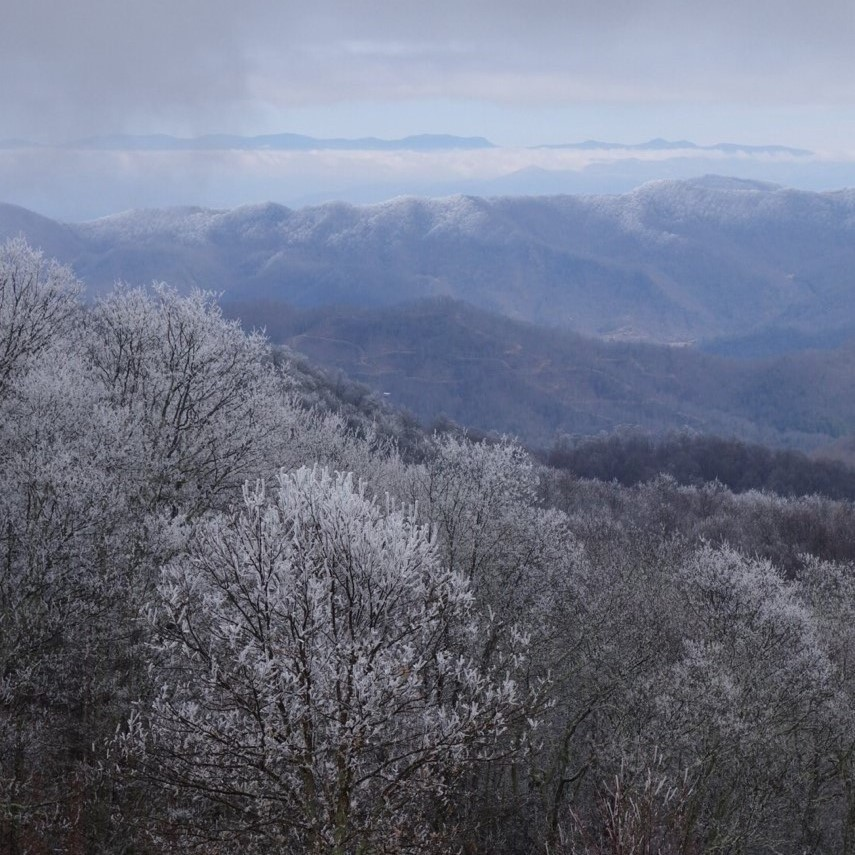
%> input picture compression.jpg, 855 x 855 px
$ octave image_compression.m   (GNU Octave 9; MATLAB toolbox functions it lacks are replaced by stand-ins)
%> lines starting %> are read from the running program, lines starting %| are printed output that depends on the picture
clc;close all;clearvars
%read in image and seperate layers and find out stuff about it
imdata = imread ('compression.jpg');
%> imdata is the input picture: size 855x855x3 uint8; mean R, G, B 108.4, 114.1, 132.1
R = imdata(:,:,1);
G = imdata(:,:,2);
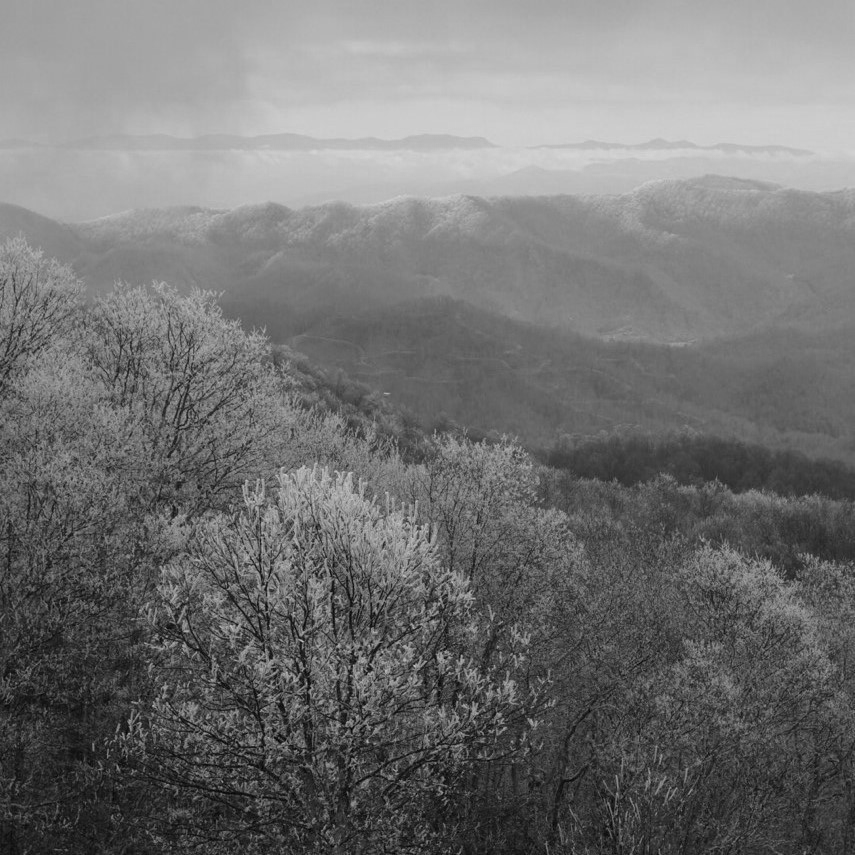
%> G: size 855x855 uint8; min 0, max 213, mean 114.1
B = imdata(:,:,3);
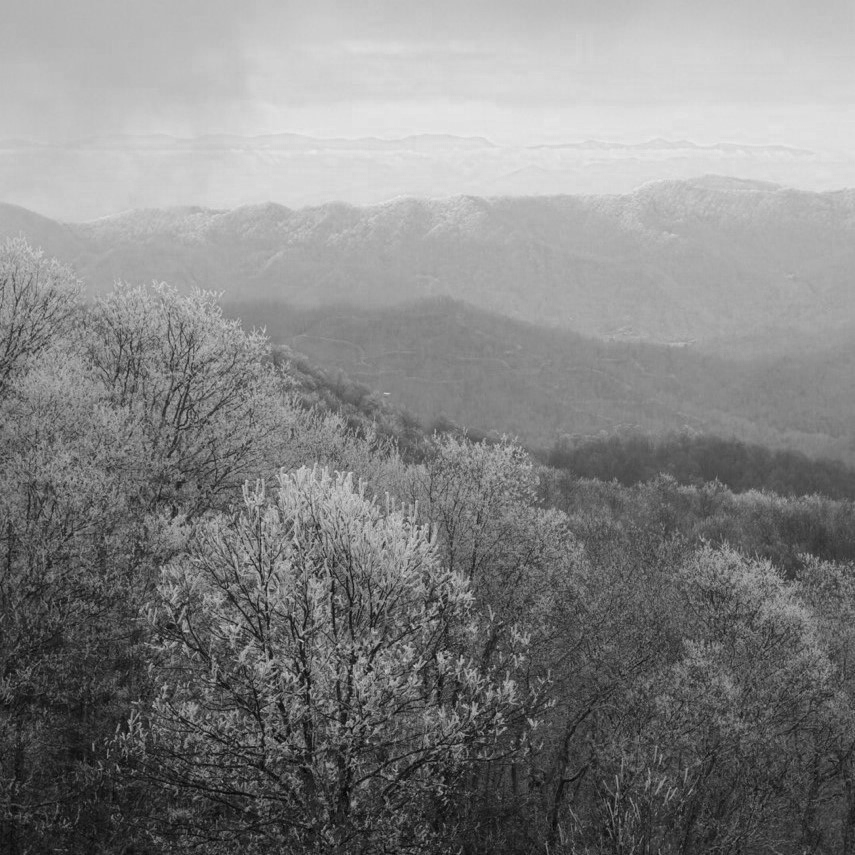
%> B: size 855x855 uint8; min 0, max 234, mean 132.1
org_size = whos('imdata');
%change data type to do math
R = double(R);
%> R: size 855x855 double
G = double(G);
%> G: size 855x855 double
B = double(B);
%> B: size 855x855 double
%find eigen vectors and values
[Vr,Dr] = eigs(R);
[Vg,Dg] = eigs(G);
[Vb,Db] = eigs(B);
%create a new image matrix and a vector for the byte ratio
compim = zeros(855,855,3);
compression_ratio = [];
for i = 1:6
    %use the spectral theorem on each layer
    compim(:,:,1) = compim(:,:,1)+(Dr(i,i)*Vr(:,i)*(Vr(:,i))');
    compim(:,:,2) = compim(:,:,2)+(Dg(i,i)*Vg(:,i)*(Vg(:,i))');
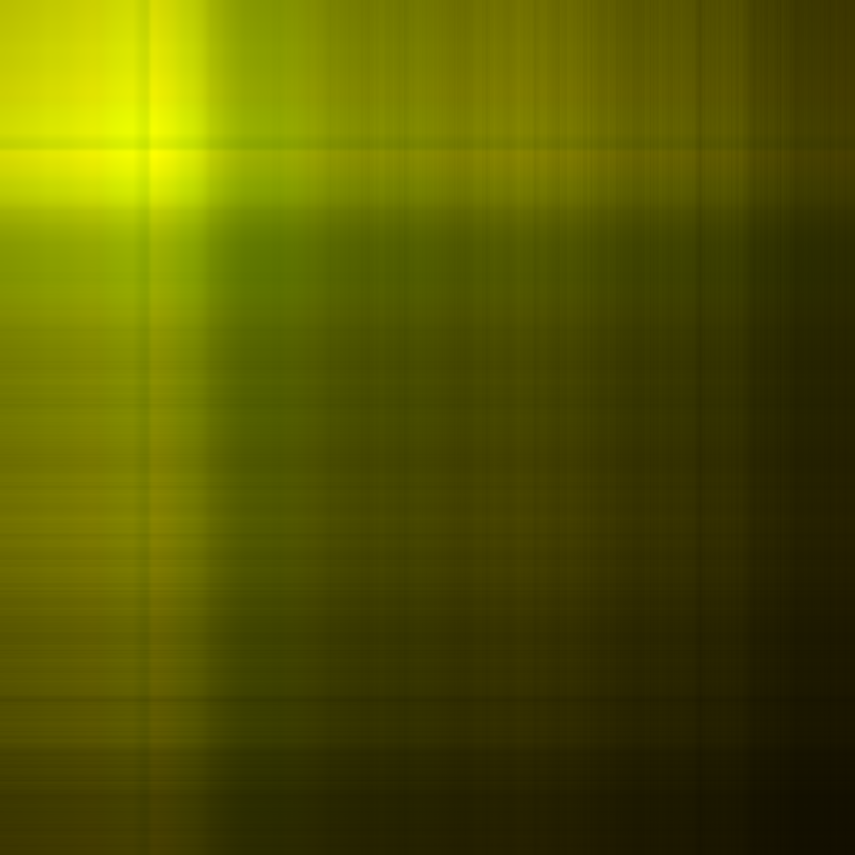
%> compim: size 855x855x3 double; mean R, G, B 95.2, 97.8, 0; drawn with min black and max white
    compim(:,:,3) = compim(:,:,3)+(Db(i,i)*Vb(:,i)*(Vb(:,i))');
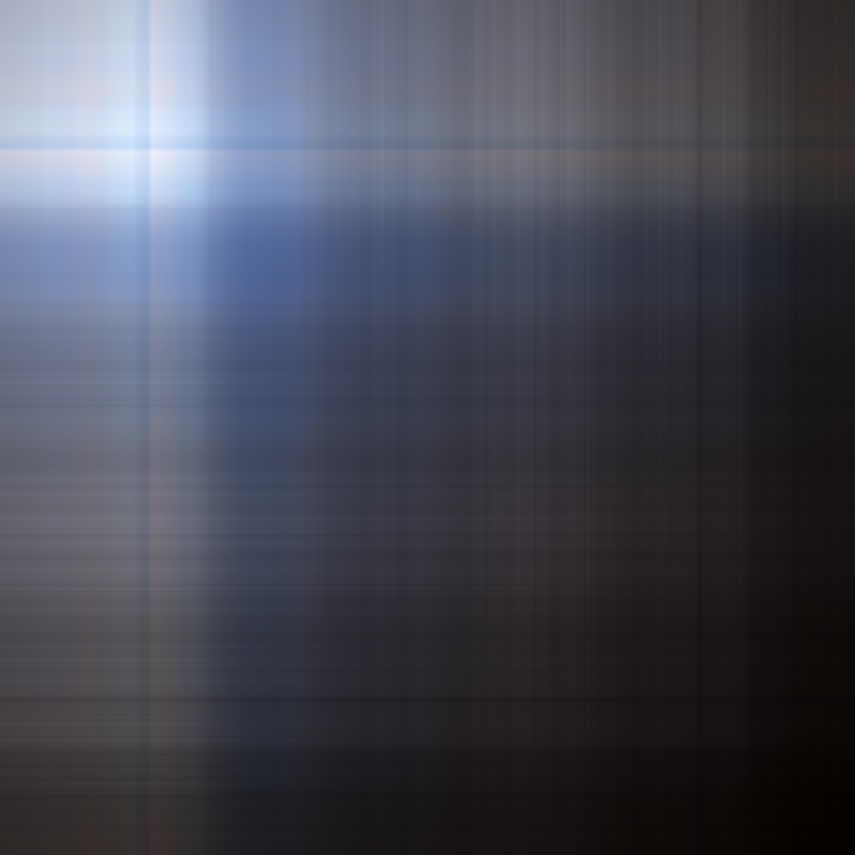
%> compim: size 855x855x3 double; mean R, G, B 95.2, 97.8, 111.5; drawn with min black and max white
    %change data type back in a new variable so i dont have to do it every
    %loop
    compim_loop = uint8(compim);
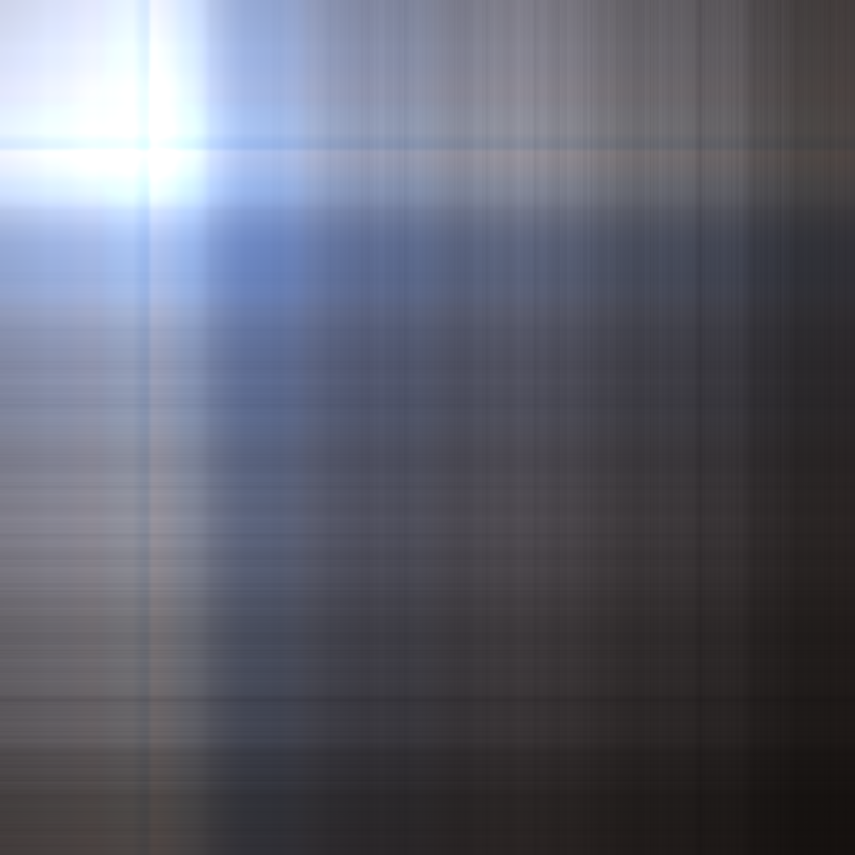
%> compim_loop: size 855x855x3 uint8; mean R, G, B 95.1, 97.6, 110.3
    %info about the new 'image' and get a byte comparison
    new_size = whos('compim_loop');
    compression_ratio(end+1) = (new_size.bytes)/(org_size.bytes); %#ok<*SAGROW>
    %show the new image next to the origonal
    figure(1)
    subplot(2,2,1)
    imshow(compim_loop)
    clc
    subplot(2,2,2)
    imshow(imdata)
    clc
    subplot(2,2,[3 4])
    %plot the compression ratio as we go
    plot(compression_ratio)
    axis([1 6 0 3])
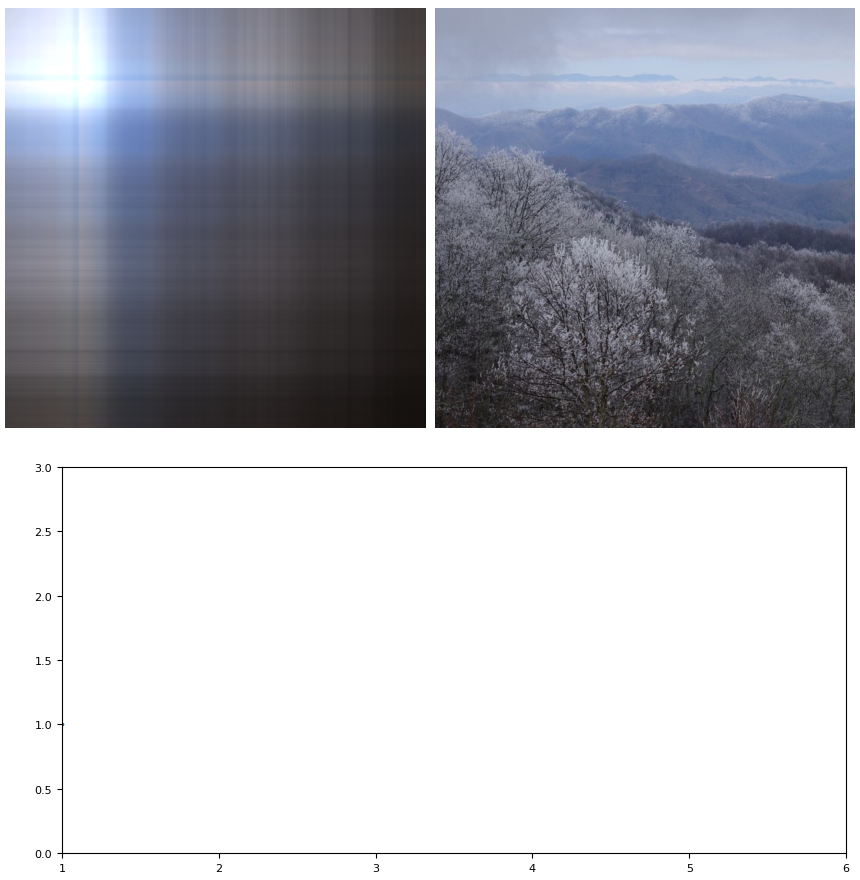
%> figure redrawn from the program's plot data, 3 panels
%> (the run ends here)
